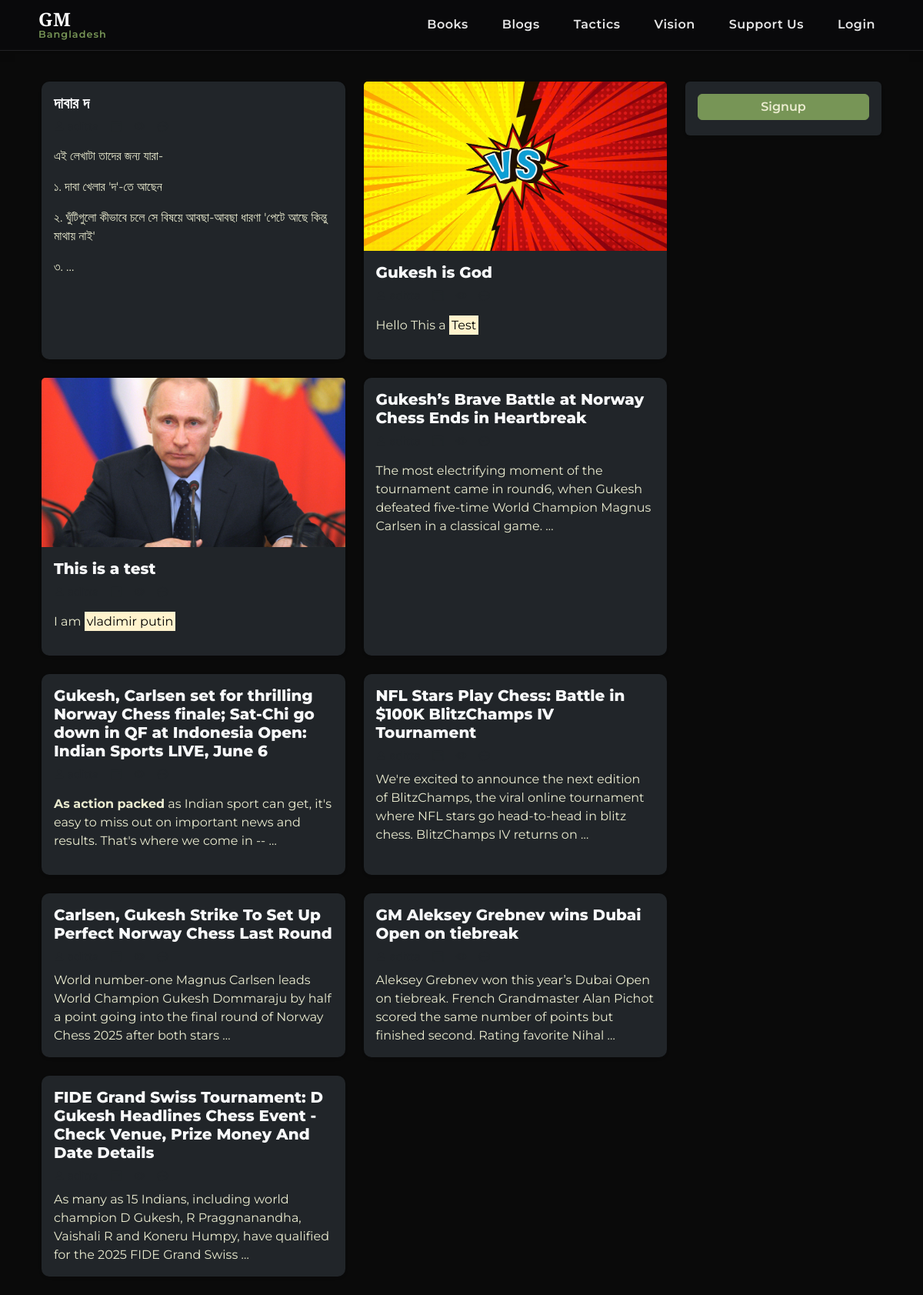
The app's page /blogs/ with its own data.
### news/models.py (models this page shows, shortened)
class Article(models.Model):
    title = models.CharField(max_length=200)
    slug = models.SlugField(unique=True, blank=True, max_length=200)
    content = CKEditor5Field('Text', config_name='extends')
    author = models.ForeignKey('auth.User', on_delete=models.CASCADE)
    image = models.ImageField(upload_to='articles/', blank=True, null=True)
    published_at = models.DateTimeField(auto_now_add=True)
    is_big_news = models.BooleanField(default=False)

### news/views.py (the view)
# urls.py: path('blogs/', views.all_blogs, name='all_blogs'),
def all_blogs(request):
    blogs = Article.objects.all().order_by('-published_at')  # newest first
    return render(request, 'news/article_list.html', {'blogs': blogs})

### news/templatetags/nw_filter.py (called while the page is built)
@register.filter(name='remove_img_tags')
def remove_img_tags(value):
    return re.sub(r'<img[^>]*>', '', value)

### news/templates/news/article_list.html
{% extends "news/base.html" %}
{% load nw_filter %}
{% block content %}
<div class="container my-4">
    <div class="row g-4">
        {% if request.user.is_authenticated %}
        <div class="col-lg-3 col-md-4 order-1 order-md-2">
            <div class="sidebar bg-dark p-3 rounded shadow-sm">
                <h5 class="mb-3"><i class="bi bi-journal-text me-1"></i>{{ request.user.username }}'s Blog</h5>
                <a href="#" class="d-block mb-2 blog"><i class="bi bi-person-lines-fill me-2"></i> My Blogs</a>
                <a href="{% url 'all_blogs' %}" class="d-block mb-2 blog"><i class="bi bi-collection me-2"></i> All Blogs</a>
                <a href="{% url 'write_article' %}" class="btn btn-primary btn-sm mt-3"
                    style="width: 100%; font-size: 1rem;">Create a post</a>
            </div>
        </div>
        {% else %}
        <div class="col-lg-3 col-md-4 order-1 order-md-2">
            <div class="sidebar bg-dark p-3 rounded shadow-sm">
                <a href="{% url 'write_article' %}" class="btn btn-primary btn-sm"
                    style="width: 100%; font-size: 1rem;">Signup</a>
            </div>
        </div>
        {% endif %}
        <div class="col-lg-9 col-md-8 order-2 order-md-1">
            <div class="row g-4">
                {% for blog in blogs %}
                <div class="col-lg-6 col-md-6 col-sm-12">
                    <div class="card bg-dark text-white h-100 border-0 shadow-sm">
                        {% if blog.image %}
                        <img src="{{ blog.image.url }}" class="card-img-top" alt="{{ blog.title }}"
                            style="height:220px; object-fit:cover;">
                        {% endif %}
                        <div class="card-body">
                            <h5 style="font-weight: 800;">
                                <a href="{% url 'article_detail' slug=blog.slug %}"
                                   class="text-decoration-none text-light stretched-link">
                                    {{ blog.title }}
                                </a>
                            </h5>
                            <div class="d-flex flex-wrap text-muted small mb-2">
                                <span class="me-3"><i class="bi bi-person-fill"></i> {{ blog.author.username }}</span>
                                <span class="me-3"><i class="bi bi-calendar-event"></i> {{ blog.created_at|date:"M d, Y" }}</span>
                                <span class="me-3"><i class="bi bi-eye"></i> {{ blog.views }}</span>
                                <span><i class="bi bi-chat-dots"></i> {{ blog.comments.count }}</span>
                            </div>
                            <p class="card-text">{{ blog.content|remove_img_tags|truncatewords:25|safe }}</p>
                        </div>
                    </div>
                </div>
                {% empty %}
                <p>No blogs available yet.</p>
                {% endfor %}
            </div>
        </div>
    </div>
</div>
{% endblock %}

### news/templates/news/base.html (style rules this page uses)
:root { --chess-dark: oklch(14.5% 0 0); --navbar-color: #09090b; --chess-light: #f8f1e5; --chess-primary: #779556; --chess-secondary: #ebecd0; --chess-accent: #b58863; --chess-red: #c84b4b; --dark-gray: #2a2a2a; --slate-gray: #4b4b4b; --light-gray: #a3a3a3; --warm-accent: #d76a6a; --cool-accent: #6aa8d7; --warm-orange: #d87a2a; --cool-teal: #2aa6a6; --card-color: oklch(27.8% .033 256.848); --color-gray-400: oklch(70.7% .022 261.325); --border: oklch(26.9% 0 0); --status: oklch(52.7% .154 150.069); --box: #232323; --move: #ebebeb; --move-hover: #b9b9b9; --move-active: #292b32b3; --notation-box: #0f1013b3; }
html, body { height: 100%; font-family: 'Montserrat', sans-serif; }
body { display: flex; flex-direction: column; background-color: var(--chess-dark); }
.card { background-color: var(--card-color); }
.card-text { color: var(--chess-secondary); }
.card-body { color: var(--chess-secondary); }
.card { border: none; border-radius: 10px; transition: all 0.3s ease; }
.btn-primary { background-color: var(--chess-primary); border-color: var(--chess-primary); }
.sidebar { background: var(--chess-dark); border-radius: 10px; padding: 15px; box-shadow: 0 2px 8px rgba(0, 0, 0, 0.05); }
.sidebar a { display: block; border-radius: 6px; margin-bottom: 4px; text-decoration: none; color: var(--chess-secondary); font-weight: 600; font-size: 1rem; }

### records on screen
Article: title "দাবার দ", content|remove_img_tags "এই লেখাটা তাদের জন্য যারা- ১. দাবা খেলার 'দ'-তে আছেন ২. ঘুঁটিগুলো কীভাবে চলে সে বিষয়ে আবছা-আবছা ধারণা 'পেটে আছে কিন্তু মাথায় নাই' ৩. …"
Article: image (picture), title "Gukesh is God", content|remove_img_tags "Hello This a Test"
Article: image (picture), title "This is a test", content|remove_img_tags "I am vladimir putin"
Article: title "Gukesh’s Brave Battle at Norway Chess Ends in Heartbreak", content|remove_img_tags "The most electrifying moment of the tournament came in round6, when Gukesh defeated five-time World Champion Magnus Carlsen in a classical game. …"
Article: title "Gukesh, Carlsen set for thrilling Norway Chess finale; Sat-Chi go down in QF at Indonesia Open: Indian Sports LIVE, June 6", content|remove_img_tags "As action packed as Indian sport can get, it's easy to miss out on important news and results. That's where we come in -- …"
Article: title "NFL Stars Play Chess: Battle in $100K BlitzChamps IV Tournament", content|remove_img_tags "We're excited to announce the next edition of BlitzChamps, the viral online tournament where NFL stars go head-to-head in blitz chess. BlitzChamps IV returns on …"
Article: title "Carlsen, Gukesh Strike To Set Up Perfect Norway Chess Last Round", content|remove_img_tags "World number-one Magnus Carlsen leads World Champion Gukesh Dommaraju by half a point going into the final round of Norway Chess 2025 after both stars …"
Article: title "GM Aleksey Grebnev wins Dubai Open on tiebreak", content|remove_img_tags "Aleksey Grebnev won this year’s Dubai Open on tiebreak. French Grandmaster Alan Pichot scored the same number of points but finished second. Rating favorite Nihal …"
Article: title "FIDE Grand Swiss Tournament: D Gukesh Headlines Chess Event - Check Venue, Prize Money And Date Details", content|remove_img_tags "As many as 15 Indians, including world champion D Gukesh, R Praggnanandha, Vaishali R and Koneru Humpy, have qualified for the 2025 FIDE Grand Swiss …"
